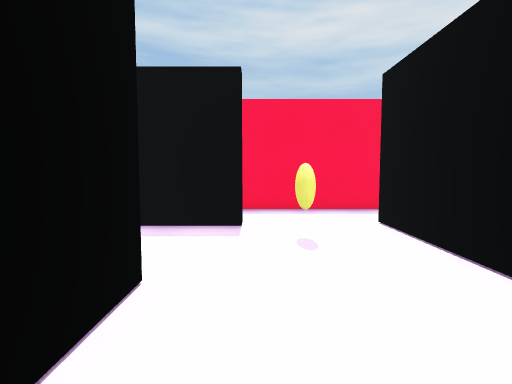
[1] (above)

16 first-person views from a walk through a 3-D level made in the Unity game engine. The camera is 1.5 m above the floor, tilts 4° down and sees 80° across. The floor is counted in squares, 1 m on a side. Each view is taken from the middle of a square. On the plan, view 1 faces up. The plan holds only what a view shows up to about 15 squares ahead; the rest is blank. The place goes on beyond the plan. The player is left out.

[2]
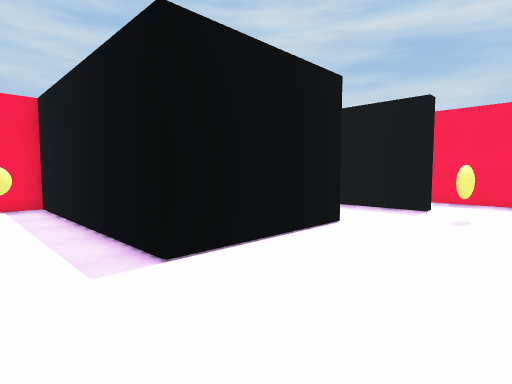

[3]
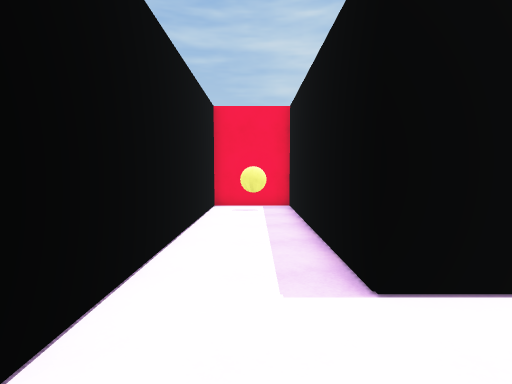

[4]
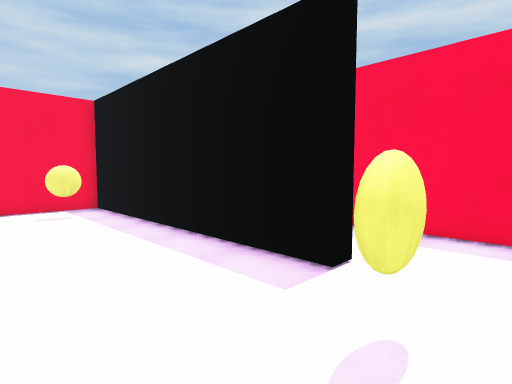

[5]
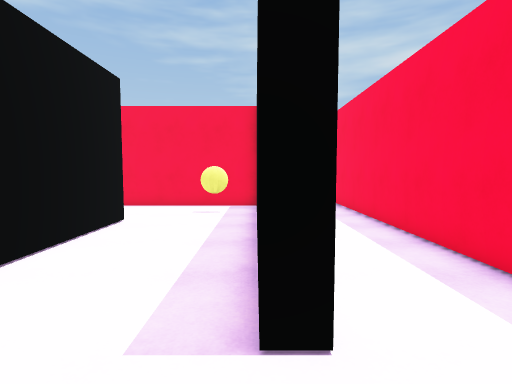

[6]
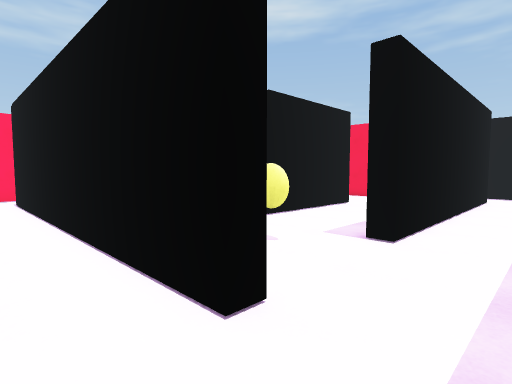

[7]
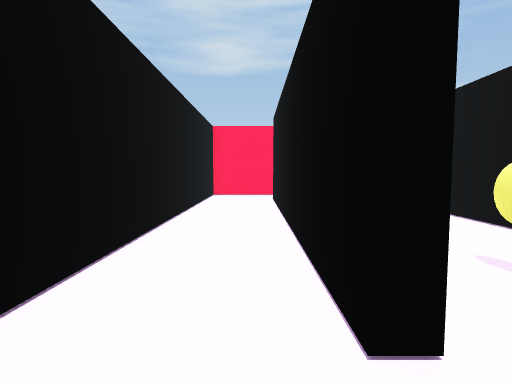

[8]
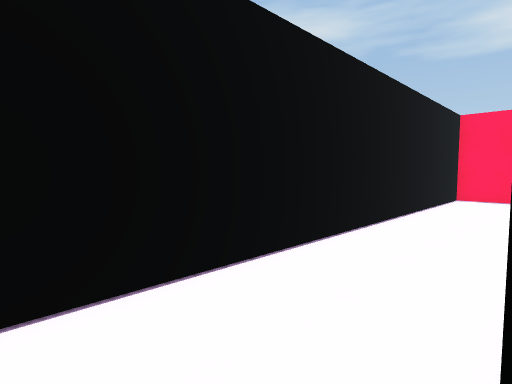

[9]
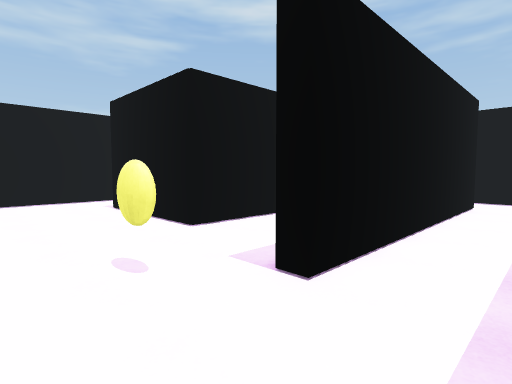

[10]
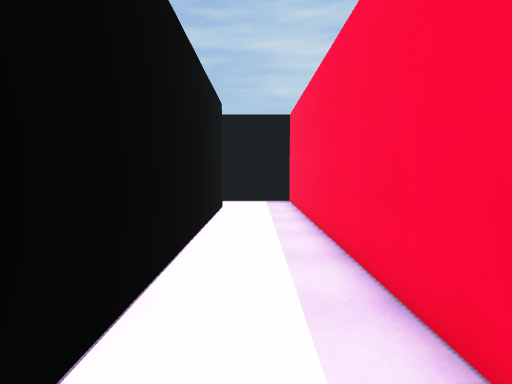

[11]
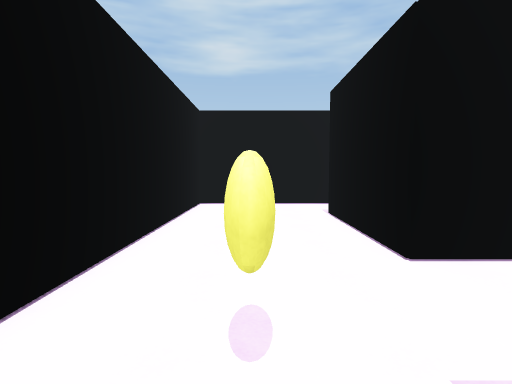

[12]
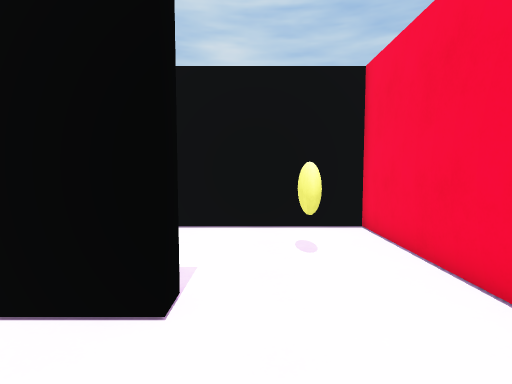

[13]
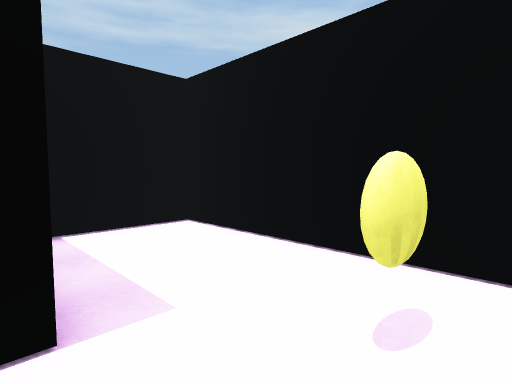

[14]
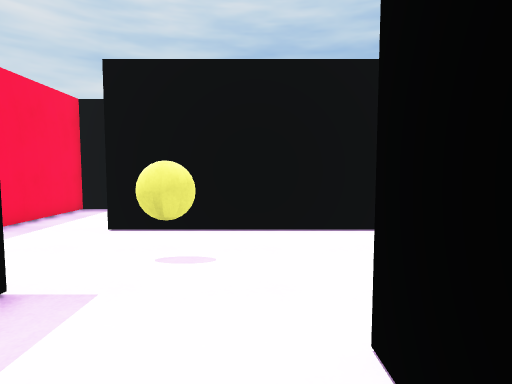

[15]
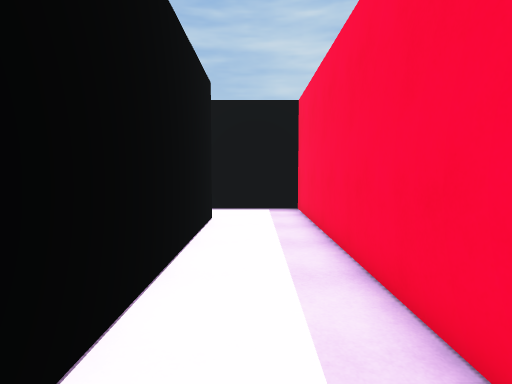

[16]
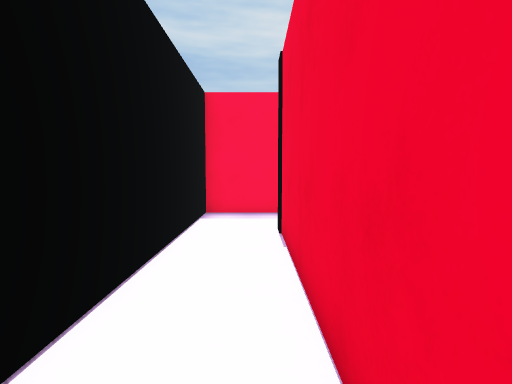

### Floor plan
Ten units are one square. View 1 is at (0, 0); x grows to the right and y downward. Boxes are objects, and circles mark ways between rooms. Rooms are numbered by the first view taken in them; rooms with no view inside come last. Other rooms are left out.
<svg viewBox="-142 -121 223 202">
<path fill="none" stroke="#000" d="M-20 16 -108 16 -108 47 35 47 35 -88M41 -59 41 54M-71 -40 -15 -40 -15 16M-114 -16 -114 -86 -4 -86 -4 -80 -91 -80M76 -106 76 -116 -137 -116 -137 -61M38 76 76 76 76 -63M-91 -80 -108 -80 -108 10 -21 10 -21 -25"/>
<circle cx="-75" cy="-55" r="3" fill="#2a7"/>
<circle cx="-90" cy="-70" r="3" fill="#2a7"/>
<text x="-10" y="-30">1</text>
<text x="-70" y="-20">2</text>
</svg>
Room 1 opens to room 2.

Where each view was taken, in squares from view 1:
view 1: 0 up, 0 right, facing up
view 2: 4 down, 3 right, facing up-left
view 3: 3 down, 2 right, facing left
view 4: 4 up, 2 right, facing up-left
view 5: 8 up, 2 right, facing left
view 6: 11 up, 6 right, facing down-left
view 7: 11 up, 5 right, facing down
view 8: 10 up, 4 right, facing down-right
view 9: 11 up, 3 right, facing down-left
view 10: 10 up, 1 right, facing left
view 11: 9 up, 1 right, facing down
view 12: 7 up, 8 left, facing down
view 13: 4 up, 10 left, facing down-right
view 14: 5 up, 4 left, facing right
view 15: 10 up, 2 left, facing left
view 16: 1 up, 12 left, facing up
